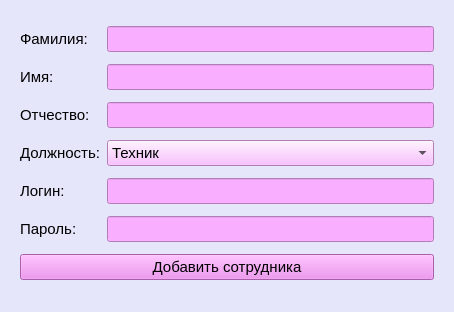
<?xml version="1.0" encoding="UTF-8"?>
<ui version="4.0">
 <class>Form</class>
 <widget class="QWidget" name="Form">
  <property name="geometry">
   <rect>
    <x>0</x>
    <y>0</y>
    <width>454</width>
    <height>312</height>
   </rect>
  </property>
  <property name="windowTitle">
   <string>Form</string>
  </property>
  <property name="styleSheet">
   <string notr="true">background-color: rgb(230, 230, 250);</string>
  </property>
  <layout class="QGridLayout" name="gridLayout">
   <item row="1" column="0">
    <widget class="QStackedWidget" name="stackedWidget">
     <property name="font">
      <font>
       <pointsize>10</pointsize>
      </font>
     </property>
     <property name="styleSheet">
      <string/>
     </property>
     <property name="currentIndex">
      <number>4</number>
     </property>
     <widget class="QWidget" name="page">
      <layout class="QGridLayout" name="gridLayout_2">
       <item row="2" column="0">
        <widget class="QLabel" name="label_17">
         <property name="font">
          <font>
           <family>MS Shell Dlg 2</family>
           <pointsize>11</pointsize>
          </font>
         </property>
         <property name="styleSheet">
          <string notr="true"/>
         </property>
         <property name="text">
          <string>Стоимость услуги:</string>
         </property>
        </widget>
       </item>
       <item row="1" column="1">
        <widget class="QComboBox" name="usluga_box">
         <property name="font">
          <font>
           <family>MS Shell Dlg 2</family>
           <pointsize>11</pointsize>
          </font>
         </property>
         <property name="focusPolicy">
          <enum>Qt::NoFocus</enum>
         </property>
         <property name="styleSheet">
          <string notr="true">background-color: rgb(249, 174, 255);</string>
         </property>
        </widget>
       </item>
       <item row="0" column="1">
        <widget class="QComboBox" name="client_box">
         <property name="font">
          <font>
           <family>MS Shell Dlg 2</family>
           <pointsize>11</pointsize>
          </font>
         </property>
         <property name="focusPolicy">
          <enum>Qt::NoFocus</enum>
         </property>
         <property name="styleSheet">
          <string notr="true">background-color: rgb(249, 174, 255);</string>
         </property>
        </widget>
       </item>
       <item row="1" column="0">
        <widget class="QLabel" name="label_6">
         <property name="font">
          <font>
           <family>MS Shell Dlg 2</family>
           <pointsize>11</pointsize>
           <weight>50</weight>
           <italic>false</italic>
           <bold>false</bold>
          </font>
         </property>
         <property name="styleSheet">
          <string notr="true"/>
         </property>
         <property name="text">
          <string>Услуга:</string>
         </property>
        </widget>
       </item>
       <item row="0" column="0">
        <widget class="QLabel" name="label_5">
         <property name="font">
          <font>
           <family>MS Shell Dlg 2</family>
           <pointsize>11</pointsize>
           <weight>50</weight>
           <italic>false</italic>
           <bold>false</bold>
          </font>
         </property>
         <property name="styleSheet">
          <string notr="true"/>
         </property>
         <property name="text">
          <string>Клиент:</string>
         </property>
        </widget>
       </item>
       <item row="2" column="1">
        <widget class="QLabel" name="usl_cost">
         <property name="font">
          <font>
           <family>MS Shell Dlg 2</family>
           <pointsize>11</pointsize>
          </font>
         </property>
         <property name="styleSheet">
          <string notr="true">background-color: rgb(249, 174, 255);</string>
         </property>
         <property name="text">
          <string>*стоимость усл тут*</string>
         </property>
        </widget>
       </item>
       <item row="3" column="0">
        <widget class="QLabel" name="label_10">
         <property name="font">
          <font>
           <family>MS Shell Dlg 2</family>
           <pointsize>11</pointsize>
          </font>
         </property>
         <property name="styleSheet">
          <string notr="true"/>
         </property>
         <property name="text">
          <string>Комплектующие:</string>
         </property>
        </widget>
       </item>
       <item row="3" column="1">
        <widget class="QComboBox" name="kompl_box">
         <property name="font">
          <font>
           <family>MS Shell Dlg 2</family>
           <pointsize>11</pointsize>
          </font>
         </property>
         <property name="focusPolicy">
          <enum>Qt::NoFocus</enum>
         </property>
         <property name="styleSheet">
          <string notr="true">background-color: rgb(249, 174, 255);</string>
         </property>
        </widget>
       </item>
       <item row="4" column="0">
        <widget class="QLabel" name="label_15">
         <property name="font">
          <font>
           <family>MS Shell Dlg 2</family>
           <pointsize>11</pointsize>
          </font>
         </property>
         <property name="styleSheet">
          <string notr="true"/>
         </property>
         <property name="text">
          <string>Стоимость комплектующей:</string>
         </property>
        </widget>
       </item>
       <item row="5" column="1">
        <widget class="QLabel" name="summary">
         <property name="font">
          <font>
           <family>MS Shell Dlg 2</family>
           <pointsize>11</pointsize>
          </font>
         </property>
         <property name="styleSheet">
          <string notr="true">background-color: rgb(249, 174, 255);</string>
         </property>
         <property name="text">
          <string>*сумма тут*</string>
         </property>
        </widget>
       </item>
       <item row="5" column="0">
        <widget class="QLabel" name="label_11">
         <property name="font">
          <font>
           <family>MS Shell Dlg 2</family>
           <pointsize>11</pointsize>
          </font>
         </property>
         <property name="styleSheet">
          <string notr="true"/>
         </property>
         <property name="text">
          <string>Сумма:</string>
         </property>
        </widget>
       </item>
       <item row="4" column="1">
        <widget class="QLabel" name="kompl_cost">
         <property name="font">
          <font>
           <family>MS Shell Dlg 2</family>
           <pointsize>11</pointsize>
          </font>
         </property>
         <property name="styleSheet">
          <string notr="true">background-color: rgb(249, 174, 255);</string>
         </property>
         <property name="text">
          <string>*стоимость компл тут*</string>
         </property>
        </widget>
       </item>
       <item row="6" column="0" colspan="2">
        <widget class="QPushButton" name="btn_add_order">
         <property name="font">
          <font>
           <family>MS Shell Dlg 2</family>
           <pointsize>11</pointsize>
          </font>
         </property>
         <property name="styleSheet">
          <string notr="true">background-color: rgb(238, 130, 238);</string>
         </property>
         <property name="text">
          <string>Добавить заказ</string>
         </property>
        </widget>
       </item>
      </layout>
     </widget>
     <widget class="QWidget" name="page_2">
      <layout class="QGridLayout" name="gridLayout_5">
       <item row="0" column="0">
        <widget class="QLabel" name="label">
         <property name="font">
          <font>
           <pointsize>11</pointsize>
          </font>
         </property>
         <property name="text">
          <string>Тип комплектующей:</string>
         </property>
        </widget>
       </item>
       <item row="0" column="1">
        <widget class="QLineEdit" name="line_wh_type">
         <property name="font">
          <font>
           <pointsize>11</pointsize>
          </font>
         </property>
         <property name="styleSheet">
          <string notr="true">background-color: rgb(249, 174, 255);</string>
         </property>
        </widget>
       </item>
       <item row="1" column="0">
        <widget class="QLabel" name="label_2">
         <property name="font">
          <font>
           <pointsize>11</pointsize>
          </font>
         </property>
         <property name="text">
          <string>Название:</string>
         </property>
        </widget>
       </item>
       <item row="1" column="1">
        <widget class="QLineEdit" name="line_wh_name">
         <property name="font">
          <font>
           <pointsize>11</pointsize>
          </font>
         </property>
         <property name="styleSheet">
          <string notr="true">background-color: rgb(249, 174, 255);</string>
         </property>
        </widget>
       </item>
       <item row="2" column="0">
        <widget class="QLabel" name="label_3">
         <property name="font">
          <font>
           <pointsize>11</pointsize>
          </font>
         </property>
         <property name="text">
          <string>Количество:</string>
         </property>
        </widget>
       </item>
       <item row="2" column="1">
        <widget class="QSpinBox" name="spin_wh_qua">
         <property name="font">
          <font>
           <pointsize>11</pointsize>
          </font>
         </property>
         <property name="styleSheet">
          <string notr="true">background-color: rgb(249, 174, 255);</string>
         </property>
         <property name="minimum">
          <number>0</number>
         </property>
         <property name="maximum">
          <number>1000</number>
         </property>
        </widget>
       </item>
       <item row="3" column="0">
        <widget class="QLabel" name="label_4">
         <property name="font">
          <font>
           <pointsize>11</pointsize>
          </font>
         </property>
         <property name="text">
          <string>Стоимость:</string>
         </property>
        </widget>
       </item>
       <item row="3" column="1">
        <widget class="QSpinBox" name="spin_wh_cost">
         <property name="font">
          <font>
           <pointsize>11</pointsize>
          </font>
         </property>
         <property name="styleSheet">
          <string notr="true">background-color: rgb(249, 174, 255);</string>
         </property>
         <property name="minimum">
          <number>1</number>
         </property>
         <property name="maximum">
          <number>200000</number>
         </property>
        </widget>
       </item>
       <item row="4" column="0" colspan="2">
        <widget class="QPushButton" name="btn_add_wh">
         <property name="font">
          <font>
           <pointsize>11</pointsize>
          </font>
         </property>
         <property name="styleSheet">
          <string notr="true">background-color: rgb(238, 130, 238);</string>
         </property>
         <property name="text">
          <string>Добавить на склад</string>
         </property>
        </widget>
       </item>
      </layout>
     </widget>
     <widget class="QWidget" name="page_3">
      <layout class="QGridLayout" name="gridLayout_4">
       <item row="0" column="0">
        <widget class="QLabel" name="label_7">
         <property name="font">
          <font>
           <pointsize>11</pointsize>
          </font>
         </property>
         <property name="text">
          <string>Имя клиента:</string>
         </property>
        </widget>
       </item>
       <item row="0" column="1">
        <widget class="QLineEdit" name="client_name_line">
         <property name="font">
          <font>
           <pointsize>11</pointsize>
          </font>
         </property>
         <property name="styleSheet">
          <string notr="true">background-color: rgb(249, 174, 255);</string>
         </property>
        </widget>
       </item>
       <item row="1" column="0">
        <widget class="QLabel" name="label_8">
         <property name="font">
          <font>
           <pointsize>11</pointsize>
          </font>
         </property>
         <property name="text">
          <string>Номер телефона:</string>
         </property>
        </widget>
       </item>
       <item row="1" column="1">
        <widget class="QLineEdit" name="phone_line">
         <property name="font">
          <font>
           <pointsize>11</pointsize>
          </font>
         </property>
         <property name="styleSheet">
          <string notr="true">background-color: rgb(249, 174, 255);</string>
         </property>
         <property name="maxLength">
          <number>12</number>
         </property>
        </widget>
       </item>
       <item row="2" column="0">
        <widget class="QLabel" name="label_9">
         <property name="font">
          <font>
           <pointsize>11</pointsize>
          </font>
         </property>
         <property name="text">
          <string>Электронный адрес:</string>
         </property>
        </widget>
       </item>
       <item row="2" column="1">
        <widget class="QLineEdit" name="email_line">
         <property name="font">
          <font>
           <pointsize>11</pointsize>
          </font>
         </property>
         <property name="styleSheet">
          <string notr="true">background-color: rgb(249, 174, 255);</string>
         </property>
        </widget>
       </item>
       <item row="3" column="0" colspan="2">
        <widget class="QPushButton" name="btn_add_client">
         <property name="font">
          <font>
           <pointsize>11</pointsize>
          </font>
         </property>
         <property name="styleSheet">
          <string notr="true">background-color: rgb(238, 130, 238);</string>
         </property>
         <property name="text">
          <string>Добавить клиента</string>
         </property>
        </widget>
       </item>
      </layout>
     </widget>
     <widget class="QWidget" name="page_4">
      <layout class="QGridLayout" name="gridLayout_3">
       <item row="0" column="0">
        <widget class="QLabel" name="label_12">
         <property name="font">
          <font>
           <pointsize>11</pointsize>
          </font>
         </property>
         <property name="text">
          <string>Название:</string>
         </property>
        </widget>
       </item>
       <item row="0" column="1">
        <widget class="QLineEdit" name="serv_name_line">
         <property name="font">
          <font>
           <pointsize>11</pointsize>
          </font>
         </property>
         <property name="styleSheet">
          <string notr="true">background-color: rgb(249, 174, 255);</string>
         </property>
        </widget>
       </item>
       <item row="1" column="0">
        <widget class="QLabel" name="label_13">
         <property name="font">
          <font>
           <pointsize>11</pointsize>
          </font>
         </property>
         <property name="text">
          <string>Стоимость, руб:</string>
         </property>
        </widget>
       </item>
       <item row="1" column="1">
        <widget class="QSpinBox" name="serv_cost_box">
         <property name="font">
          <font>
           <pointsize>11</pointsize>
          </font>
         </property>
         <property name="styleSheet">
          <string notr="true">background-color: rgb(249, 174, 255);</string>
         </property>
         <property name="minimum">
          <number>1</number>
         </property>
         <property name="maximum">
          <number>50000</number>
         </property>
        </widget>
       </item>
       <item row="2" column="0" colspan="2">
        <widget class="QPushButton" name="btn_add_serv">
         <property name="font">
          <font>
           <pointsize>11</pointsize>
          </font>
         </property>
         <property name="styleSheet">
          <string notr="true">background-color: rgb(238, 130, 238);</string>
         </property>
         <property name="text">
          <string>Добавить услугу</string>
         </property>
        </widget>
       </item>
      </layout>
     </widget>
     <widget class="QWidget" name="page_5">
      <layout class="QGridLayout" name="gridLayout_6">
       <item row="0" column="0">
        <widget class="QLabel" name="label_14">
         <property name="font">
          <font>
           <pointsize>11</pointsize>
          </font>
         </property>
         <property name="text">
          <string>Фамилия:</string>
         </property>
        </widget>
       </item>
       <item row="0" column="1">
        <widget class="QLineEdit" name="emp_sur_line">
         <property name="font">
          <font>
           <pointsize>11</pointsize>
          </font>
         </property>
         <property name="styleSheet">
          <string notr="true">background-color: rgb(249, 174, 255);</string>
         </property>
        </widget>
       </item>
       <item row="1" column="0">
        <widget class="QLabel" name="label_16">
         <property name="font">
          <font>
           <pointsize>11</pointsize>
          </font>
         </property>
         <property name="text">
          <string>Имя:</string>
         </property>
        </widget>
       </item>
       <item row="1" column="1">
        <widget class="QLineEdit" name="emp_name_line">
         <property name="font">
          <font>
           <pointsize>11</pointsize>
          </font>
         </property>
         <property name="styleSheet">
          <string notr="true">background-color: rgb(249, 174, 255);</string>
         </property>
        </widget>
       </item>
       <item row="2" column="0">
        <widget class="QLabel" name="label_18">
         <property name="font">
          <font>
           <pointsize>11</pointsize>
          </font>
         </property>
         <property name="text">
          <string>Отчество:</string>
         </property>
        </widget>
       </item>
       <item row="2" column="1">
        <widget class="QLineEdit" name="emp_sec_line">
         <property name="font">
          <font>
           <pointsize>11</pointsize>
          </font>
         </property>
         <property name="styleSheet">
          <string notr="true">background-color: rgb(249, 174, 255);</string>
         </property>
        </widget>
       </item>
       <item row="3" column="0">
        <widget class="QLabel" name="label_19">
         <property name="font">
          <font>
           <pointsize>11</pointsize>
          </font>
         </property>
         <property name="text">
          <string>Должность:</string>
         </property>
        </widget>
       </item>
       <item row="3" column="1">
        <widget class="QComboBox" name="emp_pos_cb">
         <property name="font">
          <font>
           <pointsize>11</pointsize>
          </font>
         </property>
         <property name="styleSheet">
          <string notr="true">background-color: rgb(249, 174, 255);</string>
         </property>
         <item>
          <property name="text">
           <string>Техник</string>
          </property>
         </item>
         <item>
          <property name="text">
           <string>Администратор</string>
          </property>
         </item>
        </widget>
       </item>
       <item row="4" column="0">
        <widget class="QLabel" name="label_20">
         <property name="font">
          <font>
           <pointsize>11</pointsize>
          </font>
         </property>
         <property name="text">
          <string>Логин:</string>
         </property>
        </widget>
       </item>
       <item row="4" column="1">
        <widget class="QLineEdit" name="emp_log_line">
         <property name="font">
          <font>
           <pointsize>11</pointsize>
          </font>
         </property>
         <property name="styleSheet">
          <string notr="true">background-color: rgb(249, 174, 255);</string>
         </property>
        </widget>
       </item>
       <item row="5" column="0">
        <widget class="QLabel" name="label_21">
         <property name="font">
          <font>
           <pointsize>11</pointsize>
          </font>
         </property>
         <property name="text">
          <string>Пароль:</string>
         </property>
        </widget>
       </item>
       <item row="5" column="1">
        <widget class="QLineEdit" name="emp_pas_line">
         <property name="font">
          <font>
           <pointsize>11</pointsize>
          </font>
         </property>
         <property name="styleSheet">
          <string notr="true">background-color: rgb(249, 174, 255);</string>
         </property>
        </widget>
       </item>
       <item row="6" column="0" colspan="2">
        <widget class="QPushButton" name="btn_add_emp">
         <property name="font">
          <font>
           <pointsize>11</pointsize>
          </font>
         </property>
         <property name="styleSheet">
          <string notr="true">background-color: rgb(238, 130, 238);</string>
         </property>
         <property name="text">
          <string>Добавить сотрудника</string>
         </property>
        </widget>
       </item>
      </layout>
     </widget>
    </widget>
   </item>
  </layout>
 </widget>
 <resources/>
 <connections/>
</ui>
